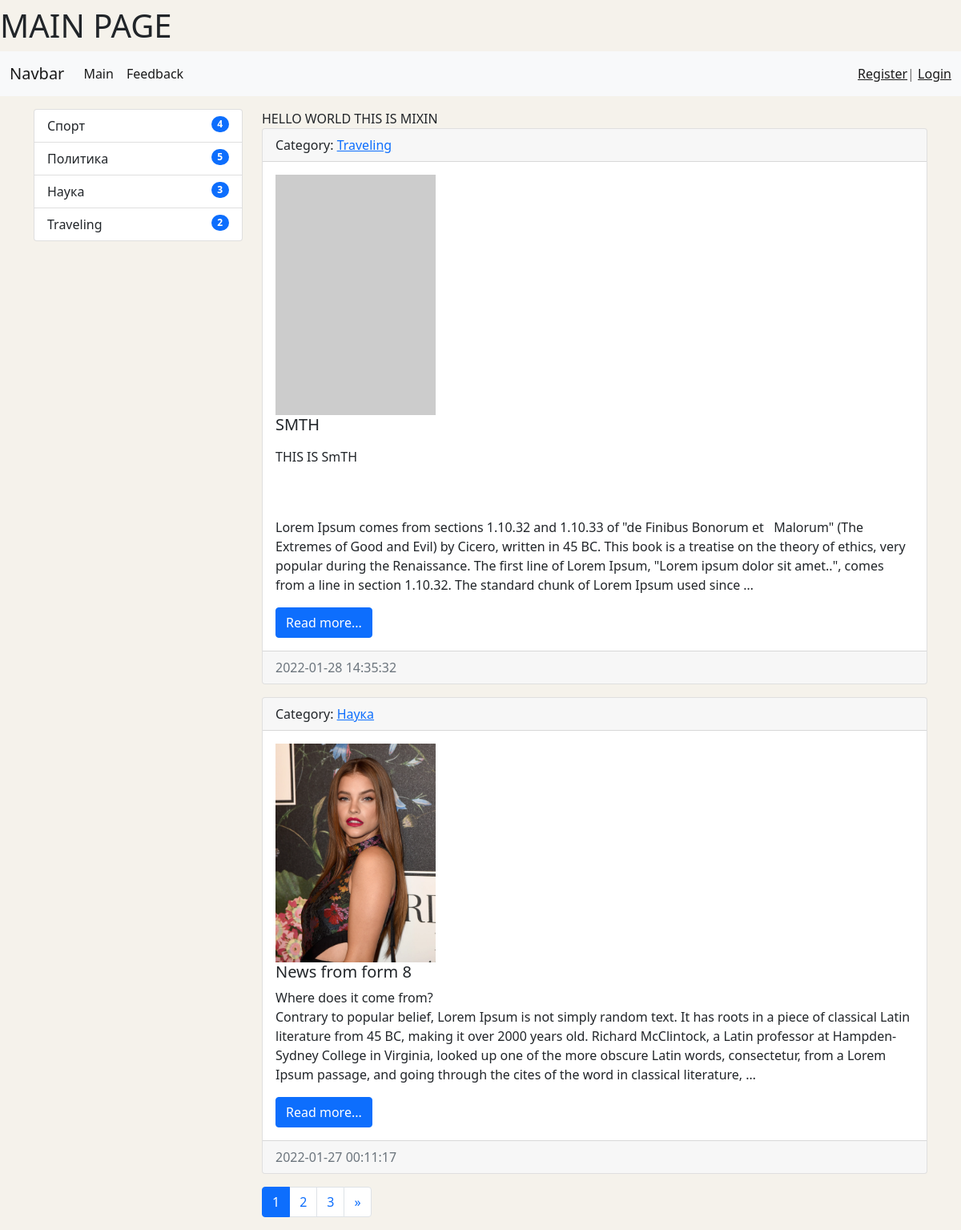
The page / on the database its author committed.
### news/models.py (models this page shows, shortened)
class Category(models.Model):
    title = models.CharField(max_length=150, db_index=True, verbose_name='Наименование категории')
    def get_absolute_url(self):
        return reverse('category', kwargs={'category_id': self.pk})
    def __str__(self):
        return self.title
    class Meta:
        verbose_name = 'Категория'
        verbose_name_plural = 'Категории'
        ordering = ['-title']

class News(models.Model):
    title = models.CharField(max_length=150, verbose_name='Наименование')
    content = models.TextField(blank=True, verbose_name='Контент')
    created_at = models.DateTimeField(auto_now_add=True, verbose_name='Дата публикации')
    updated_at = models.DateTimeField(auto_now=True, verbose_name='Обновлено')
    photo = models.ImageField(upload_to='photos/%Y/%m/%d/', verbose_name='Фото', blank=True)
    is_published = models.BooleanField(default=True, verbose_name='Опубликовано')
    category = models.ForeignKey('Category', on_delete=models.PROTECT, verbose_name='Категория')
    numbers_of_views = models.IntegerField(default=0)
    def get_absolute_url(self):
        return reverse('view_news', kwargs={'pk': self.pk})
    class Meta:
        verbose_name = 'Новость'
        verbose_name_plural = 'Новости'
        ordering = ['-created_at']

### news/views.py (the view)
# urls.py: path('', HomeNews.as_view(), name='home'),
class HomeNews(MyMixin, ListView):
    model = News
    template_name = 'news/home_news_list.html'
    context_object_name = 'news'
    mixin_prop = 'hello world this is mixin'
    paginate_by = 2  # adding pagination to the page
    def get_context_data(self, *, object_list=None, **kwargs):
        context = super(HomeNews, self).get_context_data(**kwargs)
        context['title'] = self.get_upper('main page')
        context['mixin_prop'] = self.get_prop()
        return context
    def get_queryset(self):
        return News.objects.filter(is_published=True).select_related('category')

### news/templatetags/news_tags.py (called while the page is built)
@register.inclusion_tag('news/list_categories.html')
def show_categories():
    categories = Category.objects.annotate(cnt=Count('news', filter=F('news__is_published'))).filter(cnt__gt=0)
    return {'categories': categories}

### news/utils.py (called while the page is built)
    def get_prop(self):
        return self.mixin_prop.upper()

    def get_upper(self, smth):
        if isinstance(smth, str):
            return smth.upper()
        else:
            return smth.title.upper()

### news/templates/news/home_news_list.html (shortened to what this page needs)
{% extends 'base.html' %}
{% block main_title %}
    {{ title }}
{% endblock %}
{% block sidebar %}
{% include 'inc/_sidebar.html' %}
{% endblock %}
{% block content %}
{{ mixin_prop }}
    {% for item in news %}
    <div class="card mb-3">
        <div class="card-header">
            Category: <a href="{{ item.category.get_absolute_url }}">{{ item.category }}</a>
        </div>
        <div class="card-body">
            <div class="media">
                {% if item.photo %}
                    <img src="{{ item.photo.url }}" alt="Photo" width="200" class="mr-3">
                {% else %}
                    <img src="https://picsum.photos/200/300/?blur=2" alt="Photo" class="mr-3">
                {% endif %}
                <div class="media-body">
                    <h5 class="card-title">{{ item.title }}</h5>
                    <p class="card-text">{{ item.content|safe|linebreaksbr|truncatewords:70 }}</p>
                    <a href="{{ item.get_absolute_url }}" class="btn btn-primary">Read more...</a>
                </div>
            </div>
        </div>
        <div class="card-footer text-muted">
            {{ item.created_at|date:'Y-m-d H:i:s' }}
        </div>
    </div>
    {% empty %}
        <p>Ooops... </p>
        <p>Looks like something went wrong</p>
    {% endfor %}
{% endblock %}

### news/templates/news/list_categories.html
<div class="list-group">
    {% for item_categories in categories %}
    <a href="{{ item_categories.get_absolute_url }}" class="list-group-item list-group-item-action">
        {{ item_categories.title }}
        <span class="badge bg-primary rounded-pill category_badge">{{ item_categories.cnt }}</span>
    </a>
    {% endfor %}
</div>

### mySite/static/css/main.css (style rules this page uses)
body { background-color: #f5f2eb; }
.category_badge { float: right; }

### rows shown on the page
Category: title "Спорт", cnt "4"
Category: title "Политика", cnt "5"
Category: title "Наука", cnt "3"
Category: title "Traveling", cnt "2"
News: category "Traveling", title "SMTH", content "THIS IS SmTH Lorem Ipsum comes from sections 1.10.32 and 1.10.33 of \"de Finibus Bonorum et Malorum\" (The Extremes of Good and Evil) by Cicero, written in 45 BC. This book is a treatise on the theory of ethics, very popular during the Renaissance. The first line of Lorem Ipsum, \"Lorem ipsum dolor sit amet..\", comes from a line in section 1.10.32. The standard chunk of Lorem Ipsum used since …", created_at "2022-01-28 14:35:32"
News: category "Наука", photo (picture), title "News from form 8", content "Where does it come from? Contrary to popular belief, Lorem Ipsum is not simply random text. It has roots in a piece of classical Latin literature from 45 BC, making it over 2000 years old. Richard McClintock, a Latin professor at Hampden-Sydney College in Virginia, looked up one of the more obscure Latin words, consectetur, from a Lorem Ipsum passage, and going through the cites of the word in classical literature, …", created_at "2022-01-27 00:11:17"

### other values the page prints
{{ title }} "MAIN PAGE"
{{ mixin_prop }} "HELLO WORLD THIS IS MIXIN"
{{ p }} "1"
{{ p }} "2" "3"
